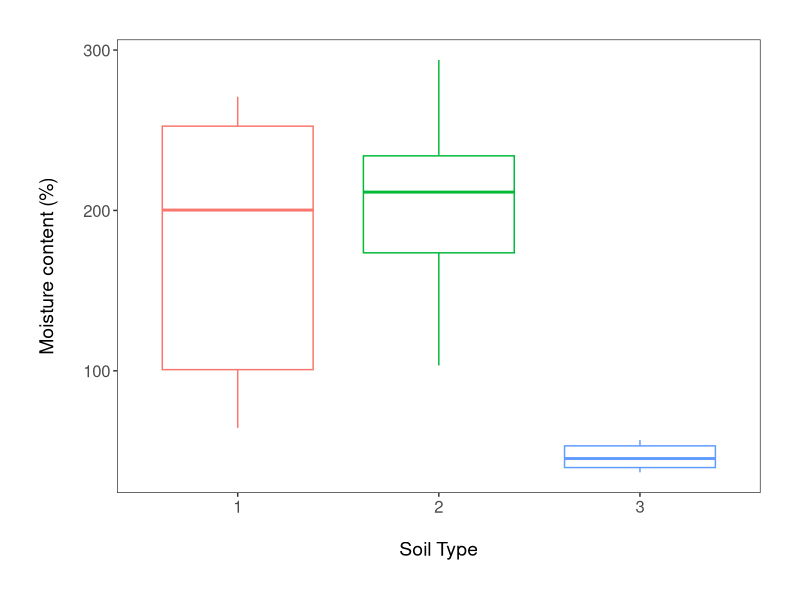
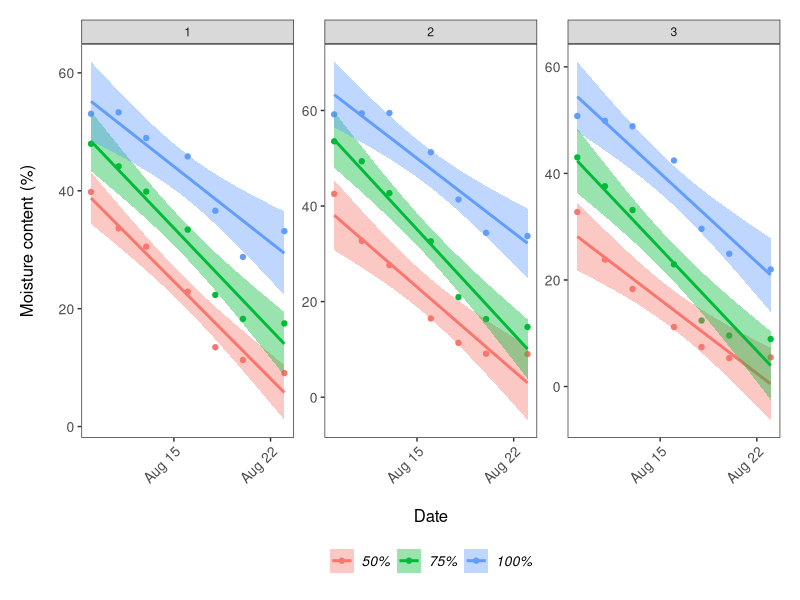
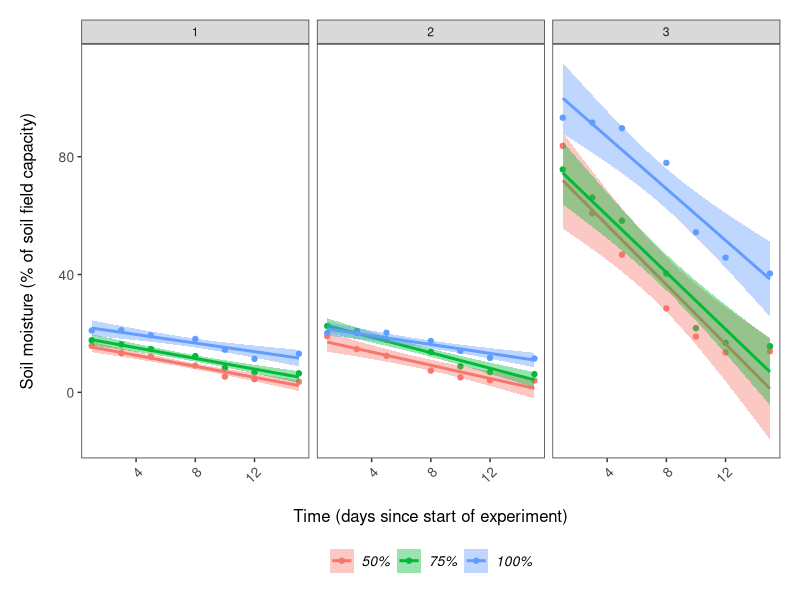

The R script that drew these images, in order: (Note: this script raises an error after producing the figures.)
## DISSERTATION PROJECT ##

# Libraries ----
library(tidyverse)
library(readxl)
library(scales)

# Import datasets ----
ratio <- read_excel("root-shoot.xls")
field_capacity_data <- read_excel("Field_capacity_diss.xlsx")
moisture <- read_excel("moisture.xlsx")

# Data manipulation field capacity dataset ----
# water content = grams of water contained in the soil per pot
# moisture = mean and sd per pot measured by probe every other day in %
field_capacity_data <- field_capacity_data %>% 
  mutate(soil_type = as_factor(soil_type), pot_number = as_factor(pot_number)) %>% 
  mutate(water_content_gr = total_fresh-total_dry) %>%  # creating a new column for amount of water in soil
  mutate(moisture_content_percent = ((total_fresh/total_dry)-1)*100)  # new column with moisture content in %

# Boxplot checking for differences of soil moisture between soil types ----
(soil_moisture_boxplot <- ggplot(field_capacity_data, aes(soil_type, moisture_content_percent)) +
    geom_boxplot(aes(color = soil_type)) +
    theme_bw() +
    ylab("Moisture content (%)\n") +                             
    xlab("\nSoil Type")  +
    theme(axis.text = element_text(size = 12),
          axis.title = element_text(size = 14, face = "plain"),                     
          panel.grid = element_blank(),       
          plot.margin = unit(c(1,1,1,1), units = , "cm"),  
          legend.position = "none"))

# ggsave(soil_moisture_boxplot, file = "outputs/soil_moisture_boxplot.png", width = 12, height = 7) 

# Data manipulation for moisture measures ----
# moisture probe measures need to be plotted against time to see the progression 
# before relating them to the soil moisture content 
moisture <- moisture %>% 
  mutate(soil_type = as_factor(soil_type), pot = as_factor(pot)) %>% 
  tidyr::separate(date, c("year", "month", "day"), sep = "-", remove = FALSE) %>% 
  select(-year,-month) %>% 
  mutate(day = case_when(day == "09" ~ 1, day == "11" ~ 3, day == "13" ~ 5, 
                         day == "16" ~ 8, day == "18" ~ 10, day == "20" ~ 12, 
                         day == "23" ~ 15)) %>% 
  mutate(drought_level = case_when(pot == 1 ~ "50%",
                                   pot == 2 ~ "75%",
                                   pot == 3 ~ "100%",
                                   pot == 4 ~ "50%",
                                   pot == 5 ~ "75%",
                                   pot == 6 ~ "100%")) %>% 
  mutate(drought_level = as_factor(drought_level)) %>% 
  mutate(field_capacity = c(field_capacity_data$moisture_content_percent,
                           field_capacity_data$moisture_content_percent,
                           field_capacity_data$moisture_content_percent,
                           field_capacity_data$moisture_content_percent,
                           field_capacity_data$moisture_content_percent,
                           field_capacity_data$moisture_content_percent,
                           field_capacity_data$moisture_content_percent)) %>% 
  mutate(field_capacity_percent = (mean_moisture*100)/field_capacity) %>% 
  filter(pot %in% c(1,2,3))  # only selecting pots that have plant data

# Graph of moisture accross time ----
(moisture_time_series <- ggplot(moisture, aes(date, mean_moisture, color = drought_level)) +
    geom_point() +
    facet_wrap(~ soil_type, scales = "free_y") +
    geom_smooth(formula = y ~ x, method = "lm", aes(fill = drought_level)) + # add se = FALSE to remove error shading
    theme_bw() +
    ylab("Moisture content (%)\n") +                             
    xlab("\nDate") +
    theme(axis.text.x = element_text(size = 10, angle = 45, vjust = 1, hjust = 1),  # making the dates at a bit of an angle
          axis.text.y = element_text(size = 10),
          axis.title = element_text(size = 12, face = "plain"),                        
          panel.grid = element_blank(),  
          plot.margin = unit(c(0.5,0.5,0.5,0.5), units = , "cm"),  # Adding a margin around the plot
          legend.text = element_text(size = 10, face = "italic"),  
          legend.title = element_blank(),  # Removing the legend title 
          legend.position = "bottom")) 

# ggsave(moisture_time_series, file = "outputs/moisture_time_series.png", width = 12, height = 7) 

# Graph of field capacity % accross time ----
(field_capacity_time_series <- ggplot(moisture, aes(day, field_capacity_percent, color = drought_level, fill = drought_level)) +
    geom_point() +
    geom_smooth(formula = y ~ x, method = "lm") + # add se = FALSE to remove error shading
    theme_bw() +
    facet_wrap(~ soil_type, scales = "fixed") +
    ylab("Soil moisture (% of soil field capacity)\n") +                             
    xlab("\nTime (days since start of experiment)") +
    theme(axis.text.x = element_text(size = 10, angle = 45, vjust = 1, hjust = 1),  # making the dates at a bit of an angle
          axis.text.y = element_text(size = 10),
          axis.title = element_text(size = 12, face = "plain"),                        
          panel.grid = element_blank(),  
          plot.margin = unit(c(0.5,0.5,0.5,0.5), units = , "cm"),  # Adding a margin around the plot
          legend.text = element_text(size = 10, face = "italic"),  
          legend.title = element_blank(),  # Removing the legend title 
          legend.position = "bottom")) 

# ggsave(field_capacity_time_series, file = "outputs/field_capacity_time_series.png", width = 12, height = 7) 
# whole figure tells us that there seems to be significant differences between soil types AND between drought treatments 

# Trying to figure out what is going on with soil 2 100% moisture measures = large differences according to pot ----
subset_moisture_soil_2 <- filter(moisture, soil_type == "2" & drought_level == "100%")

(field_capacity_time_series <- ggplot(subset_moisture_soil_2, aes(date, drought_level_percent, color = pot)) +
    geom_point() +
    geom_smooth(formula = y ~ x, method = "lm", aes(fill = drought_level)) + # add se = FALSE to remove error shading
    theme_bw() +
    ylab("Moisture content (as a % of soil moisture content at field capacity)\n") +                             
    xlab("\nDate") +
    theme(axis.text.x = element_text(size = 10, angle = 45, vjust = 1, hjust = 1),  # making the dates at a bit of an angle
          axis.text.y = element_text(size = 10),
          axis.title = element_text(size = 12, face = "plain"),                        
          panel.grid = element_blank(),  
          plot.margin = unit(c(0.5,0.5,0.5,0.5), units = , "cm"),  # Adding a margin around the plot
          legend.text = element_text(size = 10, face = "italic"),  
          legend.title = element_blank(),  # Removing the legend title 
          legend.position = "bottom")) 

pot_model <- lm(drought_level_percent ~ pot, data = subset_moisture_soil_2)
summary(pot_model)
anova(pot_model)
plot(pot_model)

# Data manipulation ratio dataset ----
# Rename columns and create factor levels for species, drought level and soil type #
ratio <- ratio %>% 
  rename(root_shoot = "Root/Shoot", drought = Drought_level, soil = Soil_Type, species = Species) %>% 
  mutate(species = as.factor(species), drought = as.factor(drought), soil = as.factor(soil)) %>% 
  filter(!root_shoot > 2.5) %>%   # take out the outliers
  mutate(root_shoot = rescale(root_shoot, to = c(-1, 1)))

# Boxplot root/shoot and drought level ----
(ratio_boxplot <- ggplot(ratio, aes(drought, root_shoot)) +
    geom_boxplot(aes(color = drought)) +
    theme_bw() +
    ylab("Root/shoot ratio\n") +                             
    xlab("\nDrought level")  +
    theme(axis.text = element_text(size = 12),
          axis.title = element_text(size = 14, face = "plain"),                     
          panel.grid = element_blank(),       
          plot.margin = unit(c(1,1,1,1), units = , "cm"),  
          legend.position = "none"))

# ggsave(ratio_boxplot, file = "outputs/ratio_boxplot.png", width = 12, height = 7)

# Boxplot root/shoot and soil types ----
(ratio_soil_boxplot <- ggplot(ratio, aes(soil, root_shoot)) +
    geom_boxplot(aes(color = soil)) +
    theme_bw() +
    ylab("Root/shoot ratio\n") +                             
    xlab("\nSoil type")  +
    theme(axis.text = element_text(size = 12),
          axis.title = element_text(size = 14, face = "plain"),                     
          panel.grid = element_blank(),       
          plot.margin = unit(c(1,1,1,1), units = , "cm"),  
          legend.position = "none"))

# ggsave(ratio_soil_boxplot, file = "outputs/ratio_soil_boxplot.png", width = 12, height = 7)

# Boxplot root/shoot and species ----
(ratio_species_boxplot <- ggplot(ratio, aes(species, root_shoot)) +
    geom_boxplot(aes(color = species)) +
    theme_bw() +
    ylab("Root/shoot ratio\n") +                             
    xlab("\nSpecies")  +
    theme(axis.text = element_text(size = 12),
          axis.title = element_text(size = 14, face = "plain"),                     
          panel.grid = element_blank(),       
          plot.margin = unit(c(1,1,1,1), units = , "cm"),  
          legend.position = "none"))

# Three plots for variation of root/shoot within species ----
(ratio_species_hist <- ggplot(ratio, aes(x = root_shoot)) +
   geom_histogram(aes(fill = drought), bins = 25) +
   theme_bw() +
   facet_wrap(~ species, scales = "fixed") +
   xlab("Root/shoot ratio")  +
   theme(axis.text = element_text(size = 12),
         axis.title = element_text(size = 14, face = "plain"),                     
         panel.grid = element_blank(),       
         plot.margin = unit(c(1,1,1,1), units = , "cm"),  
         legend.position = "bottom"))

# ggsave(ratio_species_hist, file = "outputs/ratio_species_hist.png", width = 12, height = 7)

# Boxplot root/shoot + drought level + soil types ----
(ratio_drought_soil_boxplot <- ggplot(ratio, aes(drought, root_shoot, color = soil)) +
    geom_boxplot() +
    theme_bw() +
    ylab("Root/shoot ratio\n") +                             
    xlab("\nDrought level")  +
    theme(axis.text = element_text(size = 12),
          axis.title = element_text(size = 14, face = "plain"),                     
          panel.grid = element_blank(),       
          plot.margin = unit(c(1,1,1,1), units = , "cm"),  
          legend.position = "bottom"))

# ggsave(ratio_drought_soil_boxplot, file = "outputs/ratio_drought_soil_boxplot.png", width = 12, height = 7)

# Stats field capacity ----
moisture_model <- 
# Stats ratio ----
ratio_model <- lm(root_shoot ~ drought*soil*species, data = ratio)
summary(ratio_model)
anova(ratio_model)
plot(ratio_model)

ratio_model2 <- lm(root_shoot ~ drought*species + soil, data = ratio)
summary(ratio_model2)
anova(ratio_model2)
plot(ratio_model2)

ratio_model3 <- lm(root_shoot ~ drought + species + soil, data = ratio)
summary(ratio_model3)
anova(ratio_model3)
plot(ratio_model3)

AIC(ratio_model, ratio_model2, ratio_model3)  # model 2 is much better (lower) than other 2 so explains variation the most 

# Verification of assumptions
ratio_resids <- resid(ratio_model2)
shapiro.test(ratio_resids)
bartlett.test(root_shoot ~ drought*species + soil, data = ratio)  # doesn't work with interaction terms? 
fligner.test(root_shoot ~ drought*species + soil, data = ratio) 

# Stats leaf area ----
leaf_area_model <- lm(Leaf_area ~ drought*soil*species, data = ratio)
summary(leaf_area_model)
anova(leaf_area_model)
plot(leaf_area_model)

# Verification of assumptions # 
leaf_resids <- resid(leaf_area_model)
shapiro.test(leaf_resids)
bartlett.test(Leaf_area ~ drought*soil*species, data = ratio)  # doesn't work with interaction terms? 

# To see which drought level drives the significant results #
ratio_aov <- aov(root_shoot ~ drought*soil*species, data = ratio)
TukeyHSD(ratio_aov)

# Trying a generalized linear model ----
# check family 
hist(ratio$root_shoot)

generalized_ratio <- glm(root_shoot ~ drought*soil*species, family = gaussian, data = ratio)
summary(generalized_ratio)

generalized_ratio2 <- glm(root_shoot ~ drought*soil + species, family = gaussian, data = ratio)
summary(generalized_ratio2)

generalized_ratio3 <- glm(root_shoot ~ drought + soil + species, family = gaussian, data = ratio)
summary(generalized_ratio3)

AIC(generalized_ratio,generalized_ratio2, generalized_ratio3)
# weird because I get different results than for the ANOVA...?
